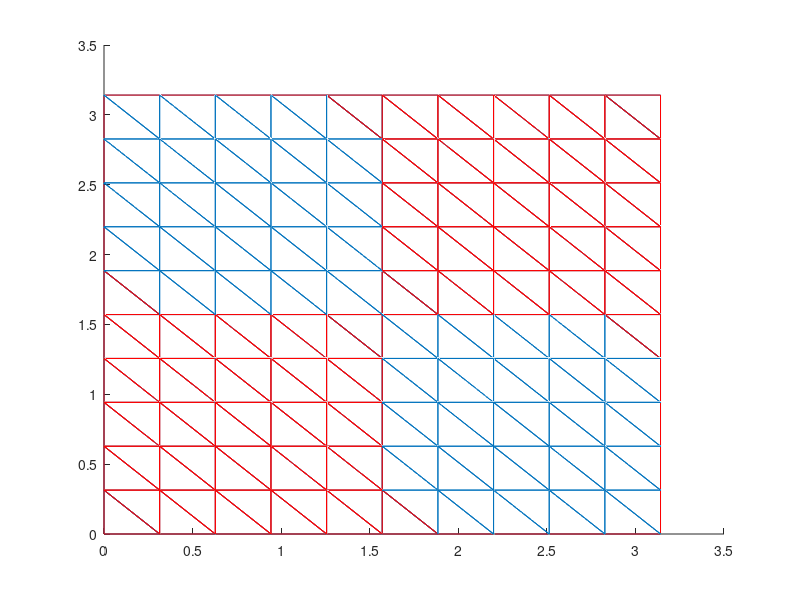

Recreate this plot in MATLAB.
function [] = fem2d()

global g_w
global g_locs

g_w = [1/6,1/6,1/6];
g_locs = [1/6,1/6; 2/3, 1/6; 1/6, 2/3];

[shps,pts,pts_ind,edge_pts]=mkgridsq(10,10, pi(), pi());

A = zeros(length(pts_ind),length(pts_ind));
f = zeros(length(pts_ind),1);
source = ones(length(pts_ind),1);
real = zeros(length(pts_ind),1);

for i = 1:length(source)
    x = pts_ind(i, 2);
    y = pts_ind(i, 3);
    source(i) = -8*sin(2*x)*sin(2*y);
    real(i) = sin(2*x)*sin(2*y);
end

pts_local = zeros(length(shps(1,:)),3);

for i = 1:length(shps)
    %for every element, calculate the integrals, add it to the larger
    %matrix.
    
    if mod(i,10)==1
        i
    end

    for j = 1:length(pts_local)  
        pts_local(j,:) = pts_ind(shps(i,j),:);
    end

    A = A + calcA(pts_local, length(A));
    f = f + source.*calcF(pts_local, length(A));
end

%Boundary conditions here.
for i = 1:length(edge_pts)
   x = edge_pts(i);
   A(x,:) = 0;
   A(:,x) = 0;
   A(x,x) = 1;
   f(x) = 0; 
end

sol = A\f;
max(sol)
%sol = zeros(length(pts_ind), 1);

%scatter3(pts_ind(:,2),pts_ind(:,3),sol)

hold on

for i = 1:length(shps)
   tmp = shps(i,:);
   x = zeros(1,length(tmp)+1);
   y = zeros(1,length(tmp)+1);
   z1 = zeros(1,length(tmp)+1);
   z2 = zeros(1,length(tmp)+1);
   for j = 1:length(tmp)
      x(j) = pts_ind(tmp(j),2);
      y(j) = pts_ind(tmp(j),3);
      z1(j) = sol(tmp(j));
      z2(j) = real(tmp(j));
   end
   x(length(tmp)+1) = x(1);
   y(length(tmp)+1) = y(1);
   z1(length(tmp)+1) = z1(1);
   z2(length(tmp)+1) = z2(1);
   line(x,y,z1)
   line(x,y,z2,'Color','red')
end

sum((real - sol).^2)

size(real)
size(sol)

end

% INPUT
% pts (n x 3 matrix, where n is the number of vertices. First column
% is the point index, second and third columns are (x, y) coordinates of point.

% globn (int): number of total points in the system.

% RETURNS: the value of integral(grad(phi_i) . grad(phi_j) dxdy), where
% phi_i and phi_j are the numbered basis functions of the rectangle,
% where phi_i(i) = d(i,j) and d is the kronecker delta and i, j are indices
% of vertices.

function mat = calcA(pts, globn)

global dpdz
global dpde
global g_w
global g_locs

mat = zeros(globn, globn);

% Shape function for right angle triangle. z from [-1, 1], e from [-1, 1].
% p1 = 1-e-z
% p2 = e
% p3 = z

dp1de = @(z,e) -1;
dp2de = @(z,e) 1;
dp3de = @(z,e) 0;

dp1dz = @(z,e) -1;
dp2dz = @(z,e) 0;
dp3dz = @(z,e) 1;

dpdz = {dp1dz, dp2dz, dp3dz};
dpde = {dp1de, dp2de, dp3de};

%local basis functions, derivatives of all flavors.
for i = 1:length(pts)
    for j = i:length(pts)
        
        int_val = 0;
        %here we take the grad(phi_i)*grad(phi_j), using three-point
        %Gaussian quadrature.
        
        for l = 1:length(g_locs)
                x = g_locs(l,1);
                y = g_locs(l,2);
                jac_tmp = jac(pts,x,y);
                temp = (dpdx(pts,x,y,i) * dpdx(pts, x,y,j) +...
                    dpdy(pts,x,y,i) * dpdy(pts,x,y,j)) / jac_tmp^2;
                
                int_val = int_val + g_w(l)*temp*jac_tmp;
        end
        
        mat(pts(i,1),pts(j,1)) = int_val;
        mat(pts(j,1),pts(i,1)) = int_val;
    end
end

end

function f = calcF(pts, globn)

global g_w
global g_locs

f = zeros(globn,1);

% Shape functions for z from [-1,1] and e from [-1,1]

p1 = @(z,e) 1-e-z;
p2 = @(z,e) e;
p3 = @(z,e) z;

p = {p1, p2, p3};

for i = 1:length(pts)
   sum = 0;
    for l = 1:length(g_w)
            x = g_locs(l,1);
            y = g_locs(l,2);
            sum = sum + g_w(l)*jac(pts,x,y)*p{i}(x,y);
    end
    
    f(pts(i,1)) = sum;
end

end

function j = jac(pts, z, e)

global dpdz
global dpde

dxdz = 0;
dxde = 0;
dydz = 0;
dyde = 0;

for i = 1:length(pts)
   dxdz = dxdz + pts(i,2)*dpdz{i}(z,e);
   dxde = dxde + pts(i,2)*dpde{i}(z,e);
   dydz = dydz + pts(i,3)*dpdz{i}(z,e);
   dyde = dyde + pts(i,3)*dpde{i}(z,e); 
end

j = dxdz*dyde - dxde*dydz;

end

% lind is local index, that is: which basis is used.
% RETURNS VALUE THAT HAS NOT BEEN DIVIDED BY JACOBIAN. (Because I don't
% want to call the Jacobian that many times.)
function x = dpdx(pts, z, e, ind)
   
    global dpdz
    global dpde
    
    p1 = 0; % for dpdx
    p2 = 0;
    
    for i = 1:length(pts)
        p1 = p1 + pts(i,3)*dpde{i}(z,e);
        p2 = p2 + pts(i,3)*dpdz{i}(z,e);
    end
    
    x = dpdz{ind}(z,e)*p1 - dpde{ind}(z,e)*p2;

end

function x = dpdy(pts, z, e, ind)
    
    global dpdz
    global dpde
    
    p1 = 0;
    p2 = 0;
    
    for i = 1:length(pts)
        p1 = p1 + pts(i,2)*dpde{i}(z,e);
        p2 = p2 + pts(i,2)*dpdz{i}(z,e);
    end
    
    x = -dpdz{ind}(z,e)*p1 + dpde{ind}(z,e)*p2;

end


% Create grid, squares.
% FOR TRIANGLES!
function [shps, pts, pts_ind, nepoints] = mkgridsq(nc, nr, lenr, lenc)

intr = lenr/nr;
intc = lenc/nc;

numshapes = nr*nc*2;
numpoints = (nr+1)*(nc+1);
scount = 1;
shps = zeros(numshapes, 3);
pts = zeros(nr+1,nc+1);
pts_ind = zeros(numpoints, 3);

nepoints = zeros(1,(nr+1)*2 + (nc-1)*2); % number of edge points for a rectangular domain only.

p1 = 0;
p2 = 0;
p3 = 0;

epc = 1; %edge point counter

    for i = 1:nr+1
        for j = 1:nc+1
            
            pts(i,j) = (i-1)*(nc+1)+j;
            pts_ind(pts(i,j), 1) = pts(i,j);
            pts_ind(pts(i,j), 2) = (j-1)*intc;
            pts_ind(pts(i,j), 3) = (i-1)*intr;
            
            if i==1 || j == 1 || i == nr+1 || j == nc+1
                nepoints(epc) = pts(i,j);
                epc = epc + 1;
            end
            
        end
    end
    
    for i = 1:nr
        for j = 1:nc
                
            p1 = pts(i,j);
            p2 = p1 + (nc+1);
            p3 = p1 + 1;
            
            t2 = p1 + 1;
            t1 = t2 + nc + 1;
            t3 = t1 - 1;

            shps(scount, :) = [p1,p2,p3];
            shps(scount + 1, :) = [t1,t2,t3];
            scount = scount + 2;
            
        end
    end

end

